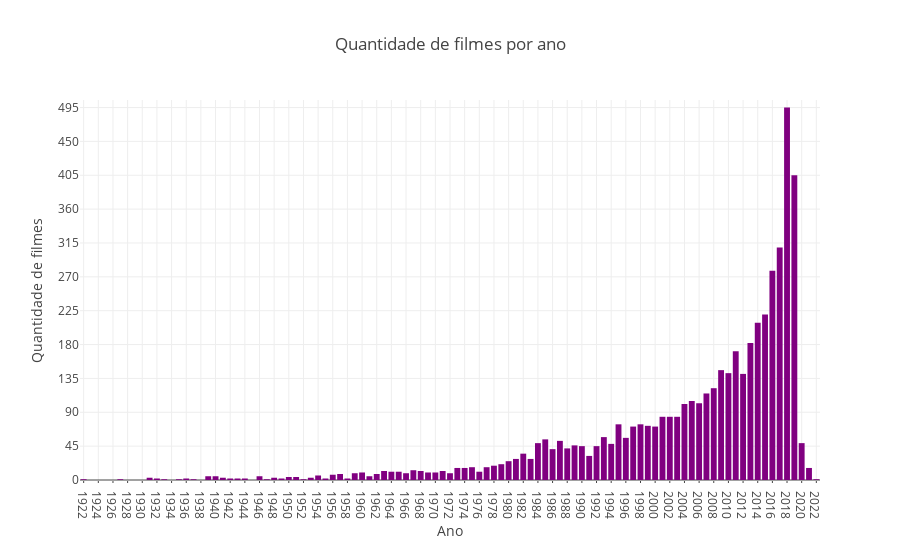

Notebook code for this chart:
### Code cell
graph = go.Bar(
    x=[x for x, _ in graph1], 
    y=[y for _, y in graph1],
    hovertext="filmes",
    marker=dict(
        color="purple"
    ),
)

layout = go.Layout(
    title="Quantidade de filmes por ano",
    xaxis=dict(
        title="Ano",
        showgrid=True,
        dtick=2,
        ticklen=2,
    ),
    yaxis=dict(
        title="Quantidade de filmes",
        range=[0, max([int(y) for _, y in graph1]) + 10],
        dtick=45,
    )
)

fig = go.Figure(data=[graph], layout=layout)
plotly.offline.iplot(fig)

### Figure 1 — Plotly figure (JSON) as saved in the notebook; plotly's stock layout.template omitted (floating-point values rounded to 4 significant figures)
{"data": [{"hovertext": "filmes", "marker": {"color": "purple"}, "type": "bar", "uid": "11f3c809-d94b-44bb-8d7f-f6c776416050", "x": ["1922", "1927", "1931", "1932", "1933", "1935", "1936", "1937", "1939", "1940", "1941", "1942", "1943", "1944", "1946", "1947", "1948", "1949", "1950", "1951", "1952", "1953", "1954", "1955", "1956", "1957", "1958", "1959", "1960", "1961", "1962", "1963", "1964", "1965", "1966", "1967", "1968", "1969", "1970", "1971", "1972", "1973", "1974", "1975", "1976", "1977", "1978", "1979", "1980", "1981", "1982", "1983", "1984", "1985", "1986", "1987", "1988", "1989", "1990", "1991", "1992", "1993", "1994", "1995", "1996", "1997", "1998", "1999", "2000", "2001", "2002", "2003", "2004", "2005", "2006", "2007", "2008", "2009", "2010", "2011", "2012", "2013", "2014", "2015", "2016", "2017", "2018", "2019", "2020", "2021", "2022"], "y": [1, 1, 3, 2, 1, 1, 2, 1, 5, 5, 3, 2, 2, 2, 5, 1, 3, 2, 4, 4, 1, 3, 6, 2, 7, 8, 2, 9, 10, 5, 8, 12, 11, 11, 9, 13, 12, 10, 10, 12, 9, 16, 16, 17, 11, 17, 19, 21, 25, 28, 35, 28, 49, 54, 41, 52, 42, 46, 45, 32, 45, 57, 48, 74, 56, 71, 74, 72, 71, 84, 84, 84, 101, 105, 102, 115, 122, 146, 142, 171, 141, 182, 209, 220, 278, 309, 495, 405, 49, 16, 1]}], "layout": {"title": {"text": "Quantidade de filmes por ano"}, "xaxis": {"dtick": 2, "showgrid": true, "ticklen": 2, "title": {"text": "Ano"}}, "yaxis": {"dtick": 45, "range": [0, 505], "title": {"text": "Quantidade de filmes"}}}}
